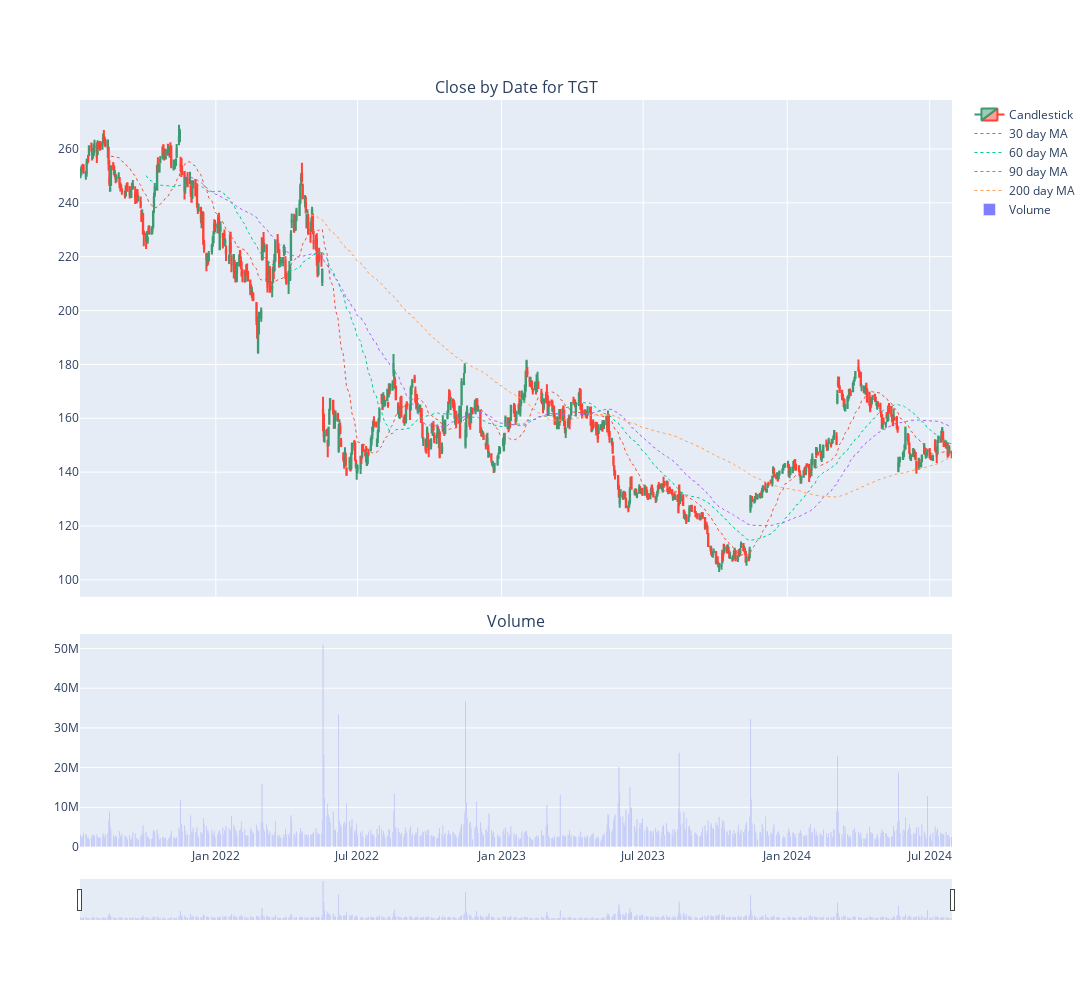

Source (notebook cell):
### Code cell
plot_detailed_candlestick(ticker, data)

### Figure 1 — Plotly figure (JSON) as saved in the notebook; plotly's stock layout.template omitted (floating-point values rounded to 4 significant figures; data arrays with more than 128 entries replaced by an {"elided": "..."} marker saying what was removed)
{"data": [{"close": {"elided": "767 float values"}, "high": {"elided": "767 float values"}, "low": {"elided": "767 float values"}, "name": "Candlestick", "open": {"elided": "767 float values"}, "type": "candlestick", "x": {"elided": "767 str values"}, "xaxis": "x", "yaxis": "y"}, {"line": {"dash": "dot", "width": 1}, "mode": "lines", "name": "30 day MA", "type": "scatter", "x": {"elided": "767 str values"}, "xaxis": "x", "y": {"elided": "767 float values"}, "yaxis": "y"}, {"line": {"dash": "dot", "width": 1}, "mode": "lines", "name": "60 day MA", "type": "scatter", "x": {"elided": "767 str values"}, "xaxis": "x", "y": {"elided": "767 float values"}, "yaxis": "y"}, {"line": {"dash": "dot", "width": 1}, "mode": "lines", "name": "90 day MA", "type": "scatter", "x": {"elided": "767 str values"}, "xaxis": "x", "y": {"elided": "767 float values"}, "yaxis": "y"}, {"line": {"dash": "dot", "width": 1}, "mode": "lines", "name": "200 day MA", "type": "scatter", "x": {"elided": "767 str values"}, "xaxis": "x", "y": {"elided": "767 float values"}, "yaxis": "y"}, {"marker": {"color": "blue"}, "name": "Volume", "opacity": 0.5, "type": "bar", "x": {"elided": "767 str values"}, "xaxis": "x2", "y": {"elided": "767 int values"}, "yaxis": "y2"}], "layout": {"annotations": [{"font": {"size": 16}, "showarrow": false, "text": "Close by Date for TGT", "x": 0.5, "xanchor": "center", "xref": "paper", "y": 1.0, "yanchor": "bottom", "yref": "paper"}, {"font": {"size": 16}, "showarrow": false, "text": "Volume", "x": 0.5, "xanchor": "center", "xref": "paper", "y": 0.285, "yanchor": "bottom", "yref": "paper"}], "height": 1000, "showlegend": true, "width": 1400, "xaxis": {"anchor": "y", "domain": [0, 1], "matches": "x2", "rangeslider": {"visible": false}, "showticklabels": false}, "xaxis2": {"anchor": "y2", "domain": [0, 1], "rangeslider": {"thickness": 0.05, "visible": true}}, "yaxis": {"anchor": "x", "domain": [0.335, 1.0]}, "yaxis2": {"anchor": "x2", "domain": [0, 0.285]}}}
